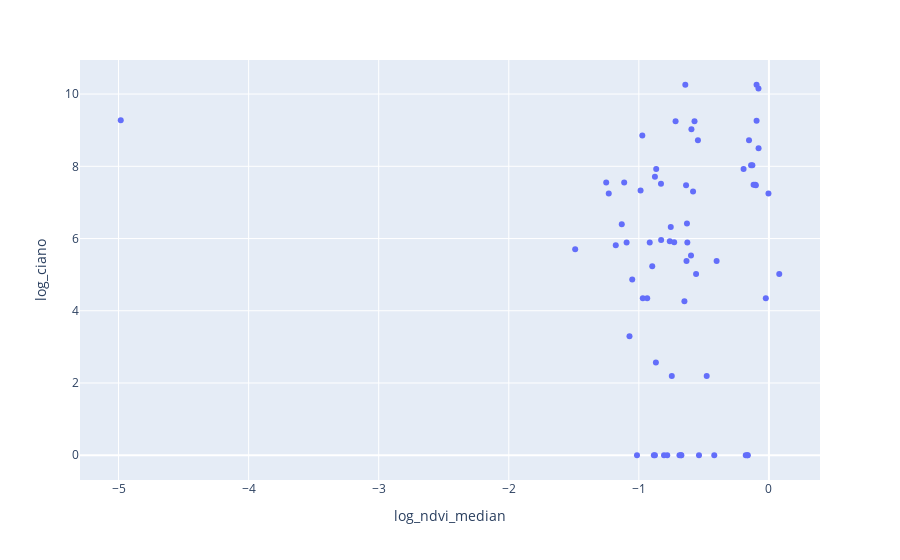

Notebook code for this chart:
### Code cell
import numpy as np

log_captacao = captacao_gee.copy()
log_captacao["log_ciano"] = np.log1p((log_captacao["Resultado"]).astype(float))
log_captacao["log_ndvi_median"] = np.log1p((log_captacao["NDVI_median"]).astype(float))

px.scatter(log_captacao, x="log_ndvi_median", y="log_ciano")

### Figure 1 — Plotly figure (JSON) as saved in the notebook; plotly's stock layout.template omitted (floating-point values rounded to 4 significant figures)
{"data": [{"hovertemplate": "log_ndvi_median=%{x}<br>log_ciano=%{y}<extra></extra>", "legendgroup": "", "marker": {"color": "#636efa", "symbol": "circle"}, "mode": "markers", "name": "", "orientation": "v", "showlegend": false, "type": "scatter", "x": [-1.489, -0.1622, -0.5833, -1.131, -0.1663, -0.6876, -0.7546, -0.6301, -0.1947, -0.8665, -0.09506, -0.6428, -0.024, -0.9357, -0.9696, -0.599, -0.7621, -0.1779, -1.014, -0.003567, -1.231, 0.07941, -0.56, -1.251, -1.113, -0.7817, -0.8845, -0.0804, -0.6369, -0.1005, -0.9866, -0.09479, -0.1057, -0.1179, -1.094, -0.6271, -0.9163, -0.8287, -0.9732, -0.8764, -0.8764, -4.983, -0.8065, -0.8689, -0.6497, -0.7467, -0.4783, -1.051, -0.7285, -0.5957, -0.5459, -0.1529, -1.177, -1.072, -0.5376, -0.6765, -0.8299, -0.897, -0.6731, -0.4201, -0.4021, -0.6336, -0.7176, -0.572, -0.1372, -0.1272, -0.07959], "xaxis": "x", "y": [5.7, 0, 7.305, 6.399, 0, 0, 6.323, 6.418, 7.928, 7.928, 10.26, 10.26, 4.344, 4.344, 4.344, 5.529, 5.927, 0, 0, 7.248, 7.248, 5.017, 5.017, 7.549, 7.549, 0, 0, 10.15, 7.477, 7.477, 7.333, 9.265, 7.492, 7.492, 5.889, 5.889, 5.889, 5.958, 8.853, 7.709, 0, 9.276, 0, 2.565, 4.263, 2.197, 2.197, 4.868, 5.9, 9.027, 8.723, 8.723, 5.817, 3.296, 0, 0, 7.516, 5.231, 0, 0, 5.38, 5.38, 9.248, 9.248, 8.032, 8.032, 8.5], "yaxis": "y"}], "layout": {"legend": {"tracegroupgap": 0}, "margin": {"t": 60}, "xaxis": {"anchor": "y", "domain": [0, 1], "title": {"text": "log_ndvi_median"}}, "yaxis": {"anchor": "x", "domain": [0, 1], "title": {"text": "log_ciano"}}}}
